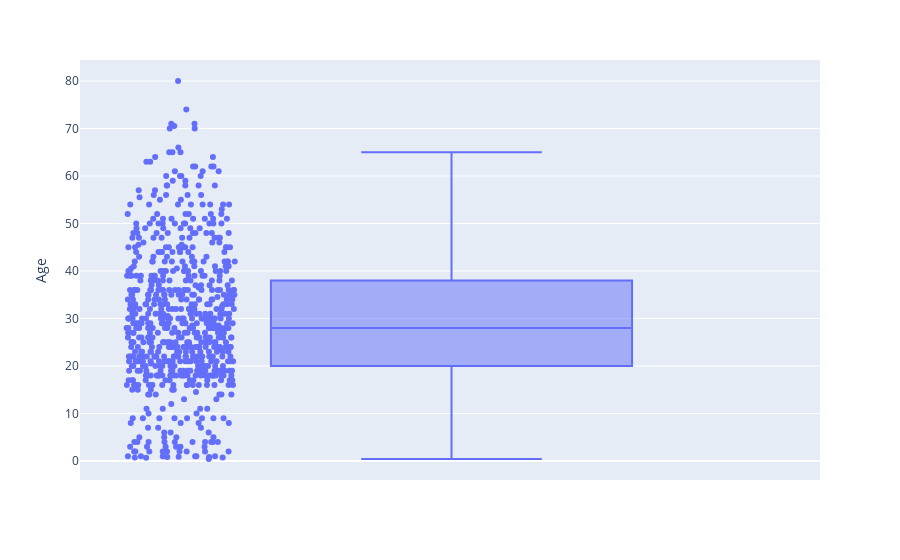

The notebook cell this image was saved under:
### Code cell
# Use plotly to plot out the median 'Age' of all passengers
box_plot = px.box(train, y='Age', points='all')
box_plot.show()

### Figure 1 — Plotly figure (JSON) as saved in the notebook; plotly's stock layout.template omitted (floating-point values rounded to 4 significant figures; data arrays with more than 128 entries replaced by an {"elided": "..."} marker saying what was removed)
{"data": [{"alignmentgroup": "True", "boxpoints": "all", "hovertemplate": "Age=%{y}<extra></extra>", "legendgroup": "", "marker": {"color": "#636efa"}, "name": "", "notched": false, "offsetgroup": "", "orientation": "v", "showlegend": false, "type": "box", "x0": " ", "xaxis": "x", "y": {"elided": "891 float values"}, "y0": " ", "yaxis": "y"}], "layout": {"autosize": true, "boxmode": "group", "legend": {"tracegroupgap": 0}, "margin": {"t": 60}, "xaxis": {"anchor": "y", "autorange": true, "domain": [0, 1], "range": [-0.5107, 0.5], "type": "category"}, "yaxis": {"anchor": "x", "autorange": true, "domain": [0, 1], "range": [-4.001, 84.42], "title": {"text": "Age"}, "type": "linear"}}}
